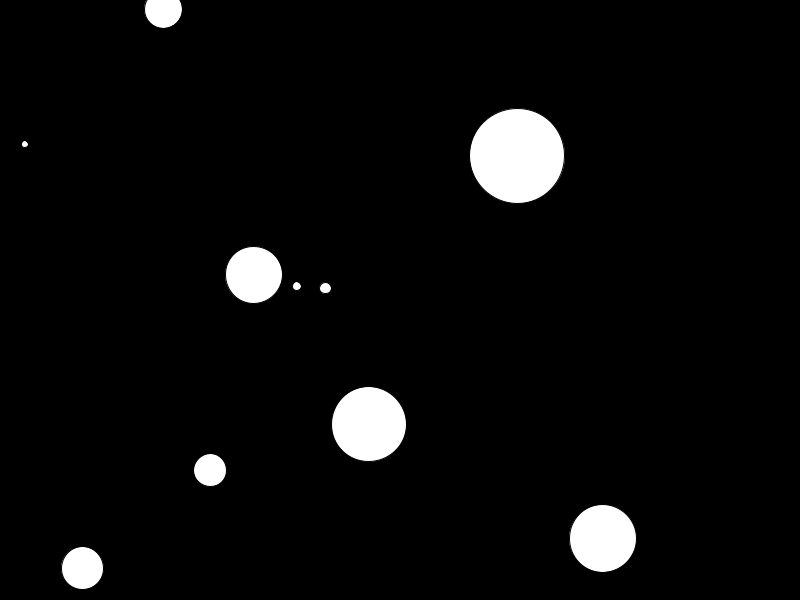
Frame 1 (no input)
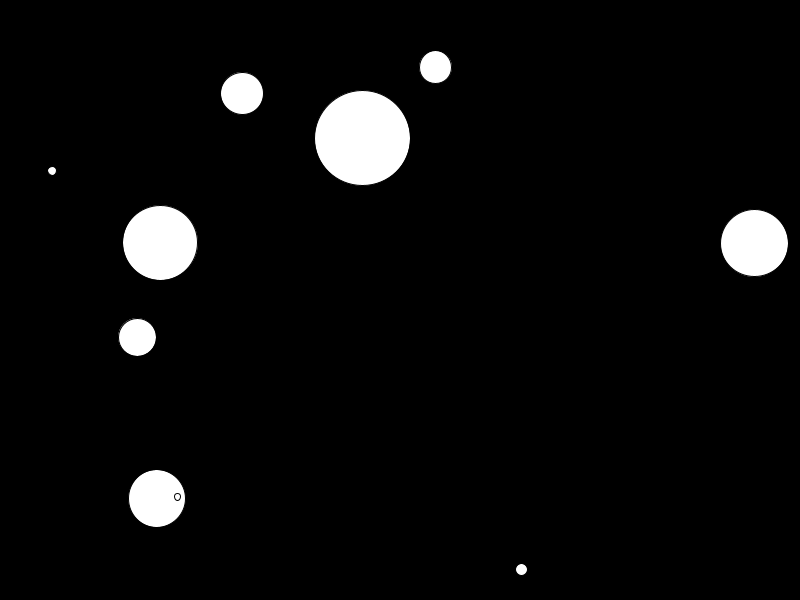
Frame 60 (the mouse pressed at the canvas centre just before this capture)
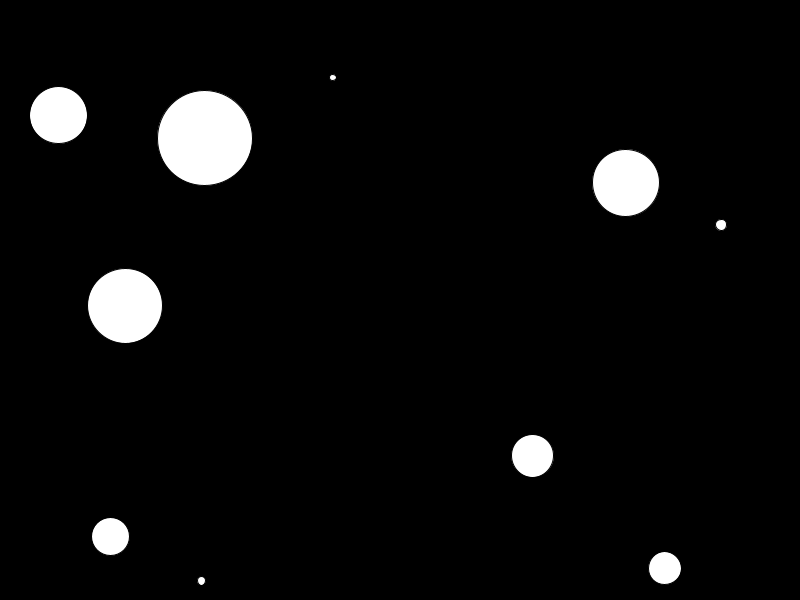
Frame 120 (the mouse held since frame 60 and released just before this capture)

The Processing sketch that drew these frames (run headless with seeded random() and noise(); from frame 60 on, the mouse is pressed at the canvas centre):

// Processing sketch: LotsOfBalls
// ── LotsOfBalls.pde
  float[] x = new float[10];
  float[] y = new float[10];
  float[] velx = new float[10];
  float[] vely = new float[10];
  float[] diam = new float[10];
// float x1, y1, velx1, vely1;

void setup() {
  //set size of canvas
  size(800, 600);

  //initialize variables
  int i = 0; 
  while(i < 10){
  x[i] = random(width);
  y[i] = random(height);
  diam[i] = random(5,100);
  velx[i] = random(-5,5);
  vely[i] = random(5,20); 
  i++;
  }
}

void draw() {
  //draw background to cover previous frame
  background(0);
  int i = 0;
  while(i<10){
  //draw ball
  ellipse(x[i], y[i], diam[i], diam[i]);

  //add velocity to position
  x[i] += velx[i];
  y[i] += vely[i];

  //bounce ball if it hits walls
  if (x[i] + diam[i]/2 >= width) {
    velx[i] = -abs(velx[i]);    //if the ball hits the right wall, assign x velocity the negative version of itself
  } else if (x[i] - diam[i]/2 <= 0) {
    velx[i] = abs(velx[i]);     //if the ball hits the left wall, assign x velocity the positive version of itself
  }
  if (y[i] + diam[i]/2 >= height) {
    vely[i] = -abs(vely[i]);
  } else if (y[i] - diam[i]/2 <= 0) {
    vely[i] = abs(vely[i]);
  }
i++;
}
}
